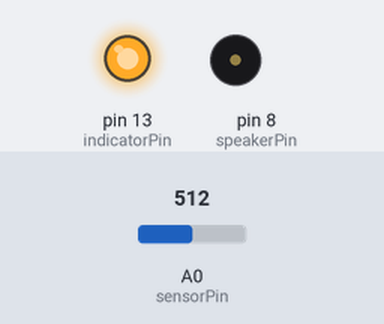
Bench run of a sketch on a simulated Arduino Uno, built with avr-gcc and run on an emulated ATmega328P. Shown: output pins drawn as LEDs (lit = HIGH), buzzer (waves = sounding). The test bench sets the inputs (shaded band); at power-on: A0 (sensorPin) = 512.

Above: at 0.1 s.
At 5.1 s:
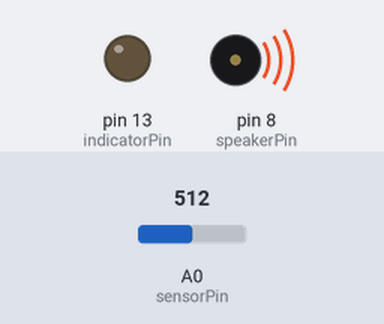
Timing chart, 0 to 6.6 s (numbered marks = the images above):
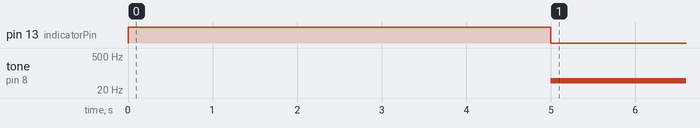

Measured:
- by itself, tone on pin 8 (speakerPin): silent → 49 Hz at 5.0 s

The sketch:

06_light_theremin.ino
```cpp
int sensorValue; // define the variable to store the sensor's output value
int sensorLow = 1023; // define the high and low limits of the sensor
int sensorHigh = 0;
int pitch; // define the variable to store the output value for the speaker

const int indicatorPin = 13; // define indicator for completion of sensor calibration (built-in LED on pin 13)
const int speakerPin = 8; // define the pin of the speaker
const int sensorPin = A0; // define the pin reading the sensor's value

// *******************************************************************
void setup() {
  // put your setup code here, to run once:
  pinMode(indicatorPin, OUTPUT); // define pin 13 as output to drive the built-in LED
  digitalWrite(indicatorPin, HIGH); // turn on LED

  // calibration of sensor
  while (millis() < 5000) { // while loop for 5 s
    sensorValue = analogRead(sensorPin); // read the sensor's output value

    if (sensorValue > sensorHigh) { // compare the sensor's value to the current limits and adjust if different
      sensorHigh = sensorValue;
    }

    if (sensorValue < sensorLow) {
      sensorLow = sensorValue;
    }
  }

  digitalWrite(indicatorPin, LOW); // turn off the built-in LED to signal completion of calibration
}

// *******************************************************************
void loop() {
  // put your main code here, to run repeatedly:
  sensorValue = analogRead(sensorPin); // read the sensor's output value

  pitch = map(sensorValue, sensorLow, sensorHigh, 50, 4000); // map the input values of the sensor to the possible output values for the speaker

  tone(speakerPin, pitch, 20); // send output value to the speaker pin, with pitch as frequency and 20 ms duration

  delay(10); // wait for 10 ms to give the tone some time to play
}
```
